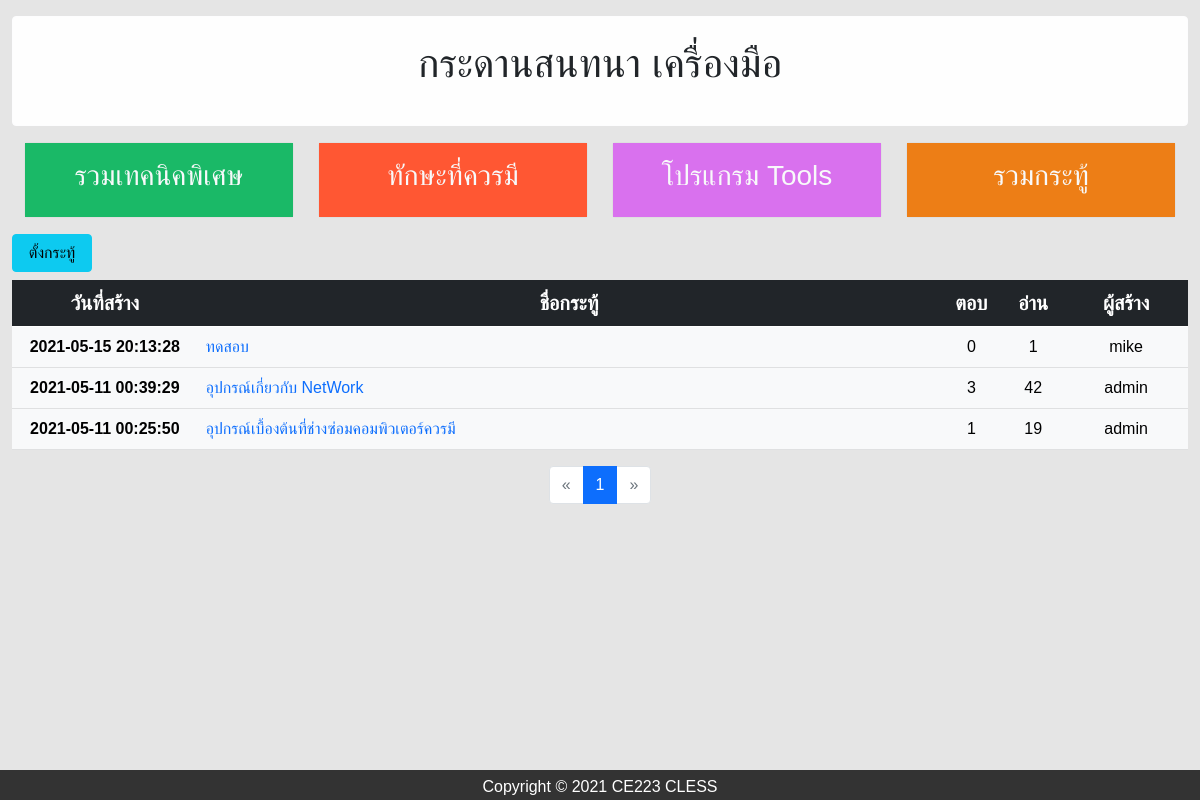
The page /user/blog.php?x=board_tool&cate=3&page on the database its author committed.
### tables this page shows
CREATE TABLE `board` (
  `b_id` int(11) NOT NULL,
  `u_id` int(11) NOT NULL,
  `b_title` text NOT NULL,
  `b_detail` text NOT NULL,
  `b_date` datetime NOT NULL,
  `b_view` int(10) NOT NULL,
  `b_reply` int(10) NOT NULL,
  `b_cate` varchar(1) NOT NULL
);

CREATE TABLE `masterlogin` (
  `ID` int(11) NOT NULL,
  `username` varchar(20) NOT NULL,
  `email` varchar(50) NOT NULL,
  `password` varchar(20) NOT NULL,
  `firstname` varchar(50) NOT NULL,
  `lastname` varchar(50) NOT NULL,
  `address` varchar(100) NOT NULL,
  `phone` varchar(10) NOT NULL,
  `role` varchar(5) NOT NULL,
  `text` varchar(200) NOT NULL,
  `nickname` varchar(20) NOT NULL,
  `sex` varchar(4) NOT NULL,
  `Github` varchar(50) NOT NULL,
  `Twitter` varchar(50) NOT NULL,
  `Instagram` varchar(50) NOT NULL,
  `Facebook` varchar(50) NOT NULL,
  `image` text NOT NULL
);

### user/webboard/board_tool.php (the view, shortened to what this page needs)
    <div class="container">
      <div class="row">
        <div class="col-12 col-sm-12 mt-3">
          <div class="alert alert-light" role="alert">
           <p class="fs-1 text-dark" align="center">กระดานสนทนา เครื่องมือ</p>
          </div>
        </div>
      </div>
      <div class="container">
      <div class="row">
      <div class="col-6 col-sm-3 text-center">
      <div class="card">
            <div class="card-body" style="background-color:#1AB967;">
            <a href="blog.php?x=board_tech&cate=1&page" ><h3 class="text-light">รวมเทคนิคพิเศษ </h3></a>
          </div>
          </div>
        </div>
        <div class="col-6 col-sm-3 text-center">
          <div class="card">
            <div class="card-body"style="background-color:#FF5733;">
          <a href="blog.php?x=board_skill&cate=2&page" ><h3 class="text-light">ทักษะที่ควรมี</h3></a>
          </div>
          </div>
        </div>
        <div class="col-6 col-sm-3 text-center">
          <div class="card">
            <div class="card-body" style="background-color:#D971EE;">
          <a href="blog.php?x=board_tool&cate=3&page" ><h3 class="text-light">โปรแกรม Tools</h3></a>
          </div>
          </div>
        </div>
        <div class="col-6 col-sm-3 text-center">
          <div class="card">
            <div class="card-body" style="background-color:#ED7E16;">
          <a href="blog.php?x=&page" ><h3 class="text-light">รวมกระทู้ </h3></a>
          </div>
          </div>
        </div>
        </div>
        </div>
        <div class="row">
        <div class="col-12 col-sm-12 mt-3">
        <div class="btn-group" style="width: 5rem;">
          <a href="webboard/ques_board.php?x=board_tool&cate=3" class="btn btn-info">ตั้งกระทู้</a>
        </div>
        </div>
        </div>
        <div class="col-12 col-sm-12 mt-2">
          <table class="table  table-light ">
            <thead>
              <tr class="fs-5 table-dark">
                <th scope="col" width="15%" class="text-center">วันที่สร้าง</th>
                <th scope="col" width="60%" class="text-center">ชื่อกระทู้</th>
                <th scope="col" width="5%" class="text-center">ตอบ</th>
                <th scope="col" width="5%" class="text-center">อ่าน</th>
                <th scope="col" width="10%" class="text-center">ผู้สร้าง</th>
              </tr>
            </thead>
            <tbody>
            <?php
            $page = $_GET['page'];
            $per_page = 10;
            $cate = $_GET['cate'];
            if($page==""){$page=1;}
            $res = $db->query("SELECT COUNT(*) FROM board WHERE b_cate='$cate'");
            $num_rows = $res->fetchColumn();
            $total_page =ceil($num_rows/$per_page);
            $start = ($page-1)*$per_page;
            $select_stmt = $db->prepare("SELECT * FROM board LEFT JOIN masterlogin ON board.u_id = masterlogin.ID WHERE board.b_cate='$cate' Order By b_id DESC LIMIT $start,10");
            $select_stmt->execute();
            while($row = $select_stmt->fetch(PDO::FETCH_ASSOC)) {
            ?>
              <tr>
                <th class="text-center"><?php echo $row['b_date']?></th>
                <td ><a href="blog.php?x=show&b_id=<?php echo $row['b_id']?>&cate=<?php echo $cate;?>&page"><?php echo $row['b_title']?></td>
                <td class="text-center"><?php echo $row['b_reply']?></td>
                <td class="text-center"><?php echo $row['b_view']?></td>
                <td class="text-center"><?php echo $row['username']?></td>
              </tr>
              <?php } ?>
            </tbody>
          </table>
          <nav aria-label="Page navigation example">
          <ul class="pagination justify-content-center">
            <li <?php if($page == 1) {echo 'class="page-item disabled"';}
                  else echo 'class="page-item"';?>>
              <a class="page-link" href="blog.php?x=board_tool&cate=3&page=<?php echo $page-1; ?>" aria-label="Previous">
                <span aria-hidden="true">&laquo;</span>
              </a>
            </li>
            <?php for($i=1;$i<=$total_page;$i++){ ?>
            <li <?php if($page == $i) echo 'class="page-item active"' ;?>><a class="page-link" href="blog.php?x=board_tool&cate=3&page=<?php echo($i); ?>"><?php echo $i;?></a></li>
              <?php } ?>
            <li <?php if($page >= $total_page) {echo 'class="page-item disabled"';}
                  else echo 'class="page-item"';?>>
              <a class="page-link" href="blog.php?x=board_tool&cate=3&page=<?php echo $page+1; ?>" aria-label="Next">
        <span aria-hidden="true">&raquo;</span>
      </a>
    </li>
  </ul>
</nav>
        </div>
      </div>

### style.css (style rules this page uses)
.container { max-width: 1300px; }
body { position: relative; padding-bottom: 58px; min-height: 100vh; }
* { margin: 0; padding: 0; box-sizing: border-box; font-family: 'Poppins' , sans-serif; }

### user/blog.php (style rules this page uses)
A:link { text-decoration:none; }

### rows shown on the page
board: b_date "2021-05-15 20:13:28", b_title "ทดสอบ", b_reply "0", b_view "1", u.username "mike"
board: b_date "2021-05-11 00:39:29", b_title "อุปกรณ์เกี่ยวกับ NetWork", b_reply "3", b_view "42", u.username "admin"
board: b_date "2021-05-11 00:25:50", b_title "อุปกรณ์เบื้องต้นที่ช่างซ่อมคอมพิวเตอร์ควรมี", b_reply "1", b_view "19", u.username "admin"
